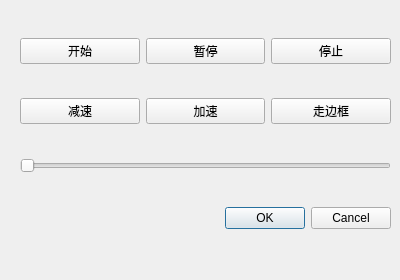
<?xml version="1.0" encoding="UTF-8"?>
<ui version="4.0">
 <class>ptdlgimitate</class>
 <widget class="QDialog" name="ptdlgimitate">
  <property name="geometry">
   <rect>
    <x>0</x>
    <y>0</y>
    <width>400</width>
    <height>280</height>
   </rect>
  </property>
  <property name="windowTitle">
   <string>模拟加工</string>
  </property>
  <widget class="QWidget" name="verticalLayoutWidget">
   <property name="geometry">
    <rect>
     <x>20</x>
     <y>10</y>
     <width>371</width>
     <height>251</height>
    </rect>
   </property>
   <layout class="QVBoxLayout" name="verticalLayout">
    <item>
     <layout class="QHBoxLayout" name="horizontalLayout">
      <item>
       <widget class="QPushButton" name="pushButtonStart">
        <property name="text">
         <string>开始</string>
        </property>
       </widget>
      </item>
      <item>
       <widget class="QPushButton" name="pushButtonTimeOut">
        <property name="text">
         <string>暂停</string>
        </property>
       </widget>
      </item>
      <item>
       <widget class="QPushButton" name="pushButtonStop">
        <property name="text">
         <string>停止</string>
        </property>
       </widget>
      </item>
     </layout>
    </item>
    <item>
     <layout class="QHBoxLayout" name="horizontalLayout_3">
      <item>
       <widget class="QPushButton" name="pushButtonSlowDown">
        <property name="text">
         <string>减速</string>
        </property>
       </widget>
      </item>
      <item>
       <widget class="QPushButton" name="pushButtonAccelerate">
        <property name="text">
         <string>加速</string>
        </property>
       </widget>
      </item>
      <item>
       <widget class="QPushButton" name="pushButtonWalkBorder">
        <property name="text">
         <string>走边框</string>
        </property>
       </widget>
      </item>
     </layout>
    </item>
    <item>
     <widget class="QSlider" name="horizontalSliderScheduleContral">
      <property name="orientation">
       <enum>Qt::Horizontal</enum>
      </property>
     </widget>
    </item>
    <item>
     <widget class="QDialogButtonBox" name="buttonBox">
      <property name="orientation">
       <enum>Qt::Horizontal</enum>
      </property>
      <property name="standardButtons">
       <set>QDialogButtonBox::Cancel|QDialogButtonBox::Ok</set>
      </property>
     </widget>
    </item>
   </layout>
  </widget>
 </widget>
 <resources/>
 <connections>
  <connection>
   <sender>buttonBox</sender>
   <signal>accepted()</signal>
   <receiver>ptdlgimitate</receiver>
   <slot>accept()</slot>
   <hints>
    <hint type="sourcelabel">
     <x>248</x>
     <y>254</y>
    </hint>
    <hint type="destinationlabel">
     <x>157</x>
     <y>274</y>
    </hint>
   </hints>
  </connection>
  <connection>
   <sender>buttonBox</sender>
   <signal>rejected()</signal>
   <receiver>ptdlgimitate</receiver>
   <slot>reject()</slot>
   <hints>
    <hint type="sourcelabel">
     <x>316</x>
     <y>260</y>
    </hint>
    <hint type="destinationlabel">
     <x>286</x>
     <y>274</y>
    </hint>
   </hints>
  </connection>
 </connections>
</ui>
